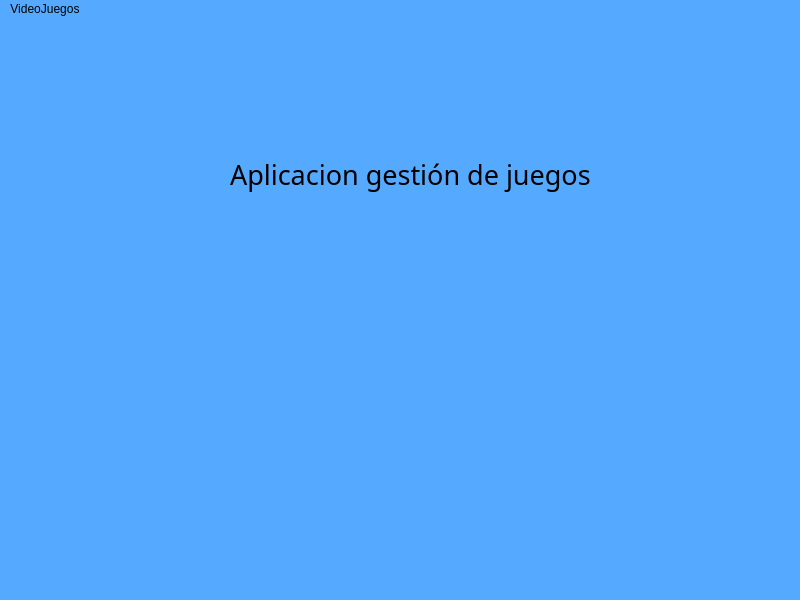
<?xml version="1.0" encoding="UTF-8"?>
<ui version="4.0">
 <class>MainWindow</class>
 <widget class="QMainWindow" name="MainWindow">
  <property name="geometry">
   <rect>
    <x>0</x>
    <y>0</y>
    <width>800</width>
    <height>600</height>
   </rect>
  </property>
  <property name="windowTitle">
   <string>MainWindow</string>
  </property>
  <property name="styleSheet">
   <string notr="true">background-color: rgb(85, 170, 255);</string>
  </property>
  <widget class="QWidget" name="centralwidget">
   <widget class="QLabel" name="label">
    <property name="geometry">
     <rect>
      <x>230</x>
      <y>100</y>
      <width>421</width>
      <height>111</height>
     </rect>
    </property>
    <property name="font">
     <font>
      <family>MV Boli</family>
      <pointsize>20</pointsize>
      <weight>50</weight>
      <italic>false</italic>
      <bold>false</bold>
     </font>
    </property>
    <property name="styleSheet">
     <string notr="true">font: 20pt &quot;MV Boli&quot;;</string>
    </property>
    <property name="text">
     <string>Aplicacion gestión de juegos</string>
    </property>
   </widget>
  </widget>
  <widget class="QMenuBar" name="menubar">
   <property name="geometry">
    <rect>
     <x>0</x>
     <y>0</y>
     <width>800</width>
     <height>21</height>
    </rect>
   </property>
   <widget class="QMenu" name="menuMusica">
    <property name="title">
     <string>VideoJuegos</string>
    </property>
    <addaction name="submenu_inicio"/>
    <addaction name="submenu_insertar_juego"/>
    <addaction name="submenu_listar_juegos"/>
   </widget>
   <addaction name="menuMusica"/>
  </widget>
  <widget class="QStatusBar" name="statusbar"/>
  <action name="submenu_insertar_musica">
   <property name="text">
    <string>Insertar Musica</string>
   </property>
  </action>
  <action name="submenu_listar_juegos">
   <property name="text">
    <string>Listar Juegos</string>
   </property>
  </action>
  <action name="submenu_insertar_juego">
   <property name="text">
    <string>Insertar Juego</string>
   </property>
  </action>
  <action name="submenu_insertar_canciones">
   <property name="text">
    <string>Insertar Canciones</string>
   </property>
  </action>
  <action name="submenu_insertar_anio">
   <property name="text">
    <string>Insertar año</string>
   </property>
  </action>
  <action name="submenu_inicio">
   <property name="text">
    <string>Inicio</string>
   </property>
  </action>
 </widget>
 <resources/>
 <connections/>
</ui>
